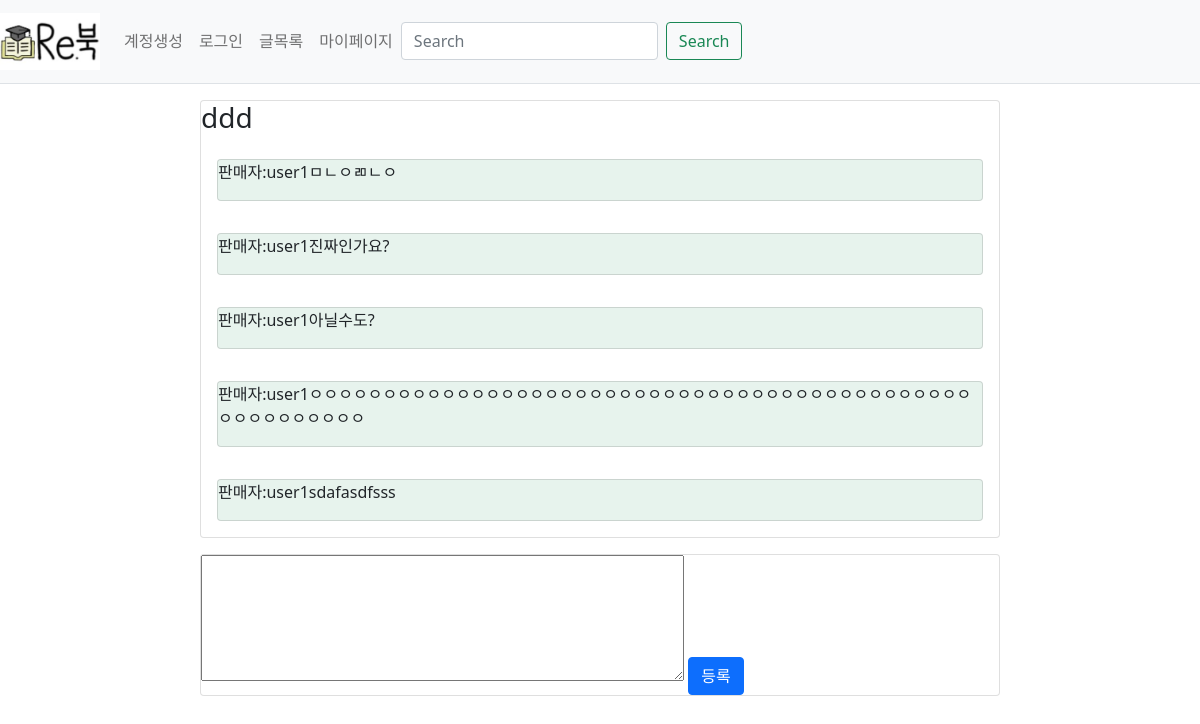
The page /mypage/reply/1 on the database its author committed.
### webproject/models.py (models this page shows)
class Reply(db.Model): #댓글
    id = db.Column(db.Integer, primary_key=True)
    post_id = db.Column(db.Integer, db.ForeignKey('post.id', ondelete='CASCADE'))
    post = db.relationship('Post',backref=db.backref('reply_set')) # Post.reply_set 하면 답글에 접근 가능
    content = db.Column(db.Text(),nullable=False)
    create_date = db.Column(db.DateTime(), nullable=False)
    user_id = db.Column(db.Integer, db.ForeignKey('user.id', ondelete='CASCADE'), nullable=False)
    user = db.relationship('User', backref=db.backref('reply_set'))

class Re_reply(db.Model): #댓글
    id = db.Column(db.Integer, primary_key=True)
    reply_id = db.Column(db.Integer, db.ForeignKey('reply.id', ondelete='CASCADE'))
    reply = db.relationship('Reply',backref=db.backref('re_reply_set')) # Post.reply_set 하면 답글에 접근 가능
    content = db.Column(db.Text(),nullable=False)
    create_date = db.Column(db.DateTime(), nullable=False)
    user_id = db.Column(db.Integer, db.ForeignKey('user.id', ondelete='CASCADE'), nullable=False)
    user = db.relationship('User', backref=db.backref('re_reply_set'))

class User(db.Model):
    id = db.Column(db.Integer, primary_key =True)
    username = db.Column(db.String(150), unique=True, nullable=False)
    password = db.Column(db.String(200), nullable=False)
    email = db.Column(db.String(120), unique=True, nullable=False)

### webproject/views/mypage_views.py (the view)
@bp.route('/reply/<int:reply_id>')
def reply(reply_id):
    reply=Reply.query.get(reply_id)
    return render_template('mypage/mypage_reply.html', reply=reply)

### webproject/views/auth_views.py (called while the page is built)
@bp.before_app_request
def load_logged_in_user():
    user_id=session.get('user_id')
    if user_id is None:
        g.user = None
    else:
        g.user = User.query.get(user_id)

@bp.before_app_request
def load_logged_in_user():
    user_id=session.get('user_id')
    if user_id is None:
        g.user = None
    else:
        g.user = User.query.get(user_id)

### webproject/templates/mypage/mypage_reply.html
{% extends 'base.html' %}
{% block content%}
<div class="d-flex justify-content-center" >
    <div class="card mt-3" style="width:50em; " >
    <h3>{{reply.content}}</h3>
    {%for re_reply in reply.re_reply_set %}
        <div class="card-body">
            {%if re_reply.reply.post.user.username == re_reply.user.username %}
            <div class="card bg-success" style="--bs-bg-opacity: .1">
            <p>판매자:{{re_reply.user.username}}{{re_reply.content}}</p>
            </div>
            {% else %}
            <div class="card bg-info" style="--bs-bg-opacity: .1">
            <p>판매자:{{re_reply.user.username}}{{re_reply.content}}</p>
            </div>
            {%endif%}
        </div>
    {%endfor%}
    </div>
</div>
<div class="d-flex justify-content-center" >
  <div class="card mt-3 " style="width:50em; " >
    <form action="{{url_for('mypage.create',reply_id=reply.id)}}" method="post">
            <textarea name="content" id="content" rows="5" cols="50em" required></textarea>
            <button class="btn btn-primary" type="submit">등록</button>
    </form>
    </div>
</div>
{% endblock %}

### rows shown on the page
Reply: content "ddd"
Re_reply: user.username "user1", content "ㅁㄴㅇㄻㄴㅇ"
Re_reply: user.username "user1", content "진짜인가요?"
Re_reply: user.username "user1", content "아닐수도?"
Re_reply: user.username "user1", content "ㅇㅇㅇㅇㅇㅇㅇㅇㅇㅇㅇㅇㅇㅇㅇㅇㅇㅇㅇㅇㅇㅇㅇㅇㅇㅇㅇㅇㅇㅇㅇㅇㅇㅇㅇㅇㅇㅇㅇㅇㅇㅇㅇㅇㅇㅇㅇㅇㅇㅇㅇㅇㅇㅇㅇ"
Re_reply: user.username "user1", content "sdafasdfsss"
